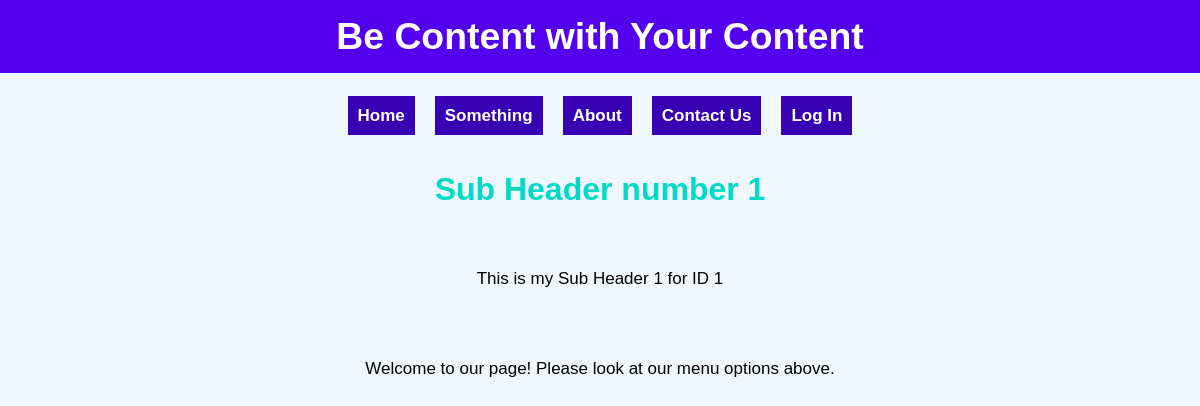
The app's page /Index.php?PageId=5, older data.
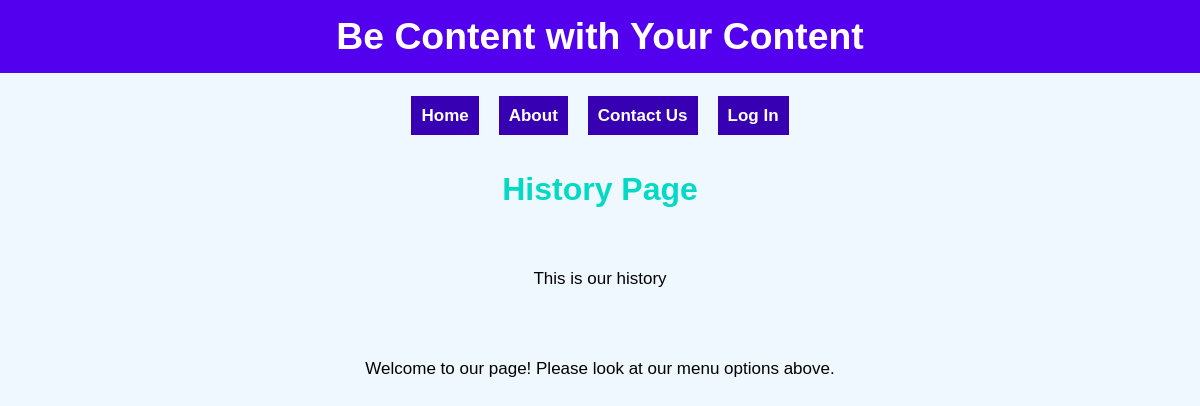
The same page, newer data.
### tables this page shows
create table if not exists WebElements(
 id int not null AUTO_INCREMENT PRIMARY KEY,
 Title varchar(25) Not null,
 Header varchar(25),
 SubText varchar(225),
 ParentPage int DEFAULT 0,
 SortOrder int DEFAULT 2,
 isActive int
);

### dbConnector.php (called while the page is built, shortened)
<?php
function MyPagesGet($dbConn, $Parent = 0) {
    $query = "SELECT id, Title, Header, SubText
              FROM WebElements
              WHERE isActive = 1
              AND ParentPage = ?
              ORDER BY ParentPage ASC, SortOrder ASC;";
    $stmt = $dbConn->prepare($query);
    $stmt->bind_param("s", $Parent);
    $stmt->execute();
    return $stmt->get_result();
}
function PageContentGet($dbConn, $Id) {
    $query = "SELECT id, Title, Header, SubText
              FROM WebElements
              WHERE isActive = 1
              AND id = ?";
    $stmt = $dbConn->prepare($query);
    $stmt->bind_param("s", $Id);
    $stmt->execute();
    $return = $stmt->get_result();
    return $return;
}
?>

### Helper.php (the view, shortened to what this page needs)
<?php
include_once "dbConnector.php";
?>
<?php
function MenuDisplay($dataset) {
    if ($dataset){
        while($row = mysqli_fetch_array($dataset)){
            echo '<a href="Index.php?PageId=' . $row['id'] .  '" >' . $row['Title'] . '</a>';
        }
    }
    else {
        echo "No menu items<br />";
        echo mysqli_error($myDbConn);
    }
}
function PageDisplay($PageData) {
    if ($PageData){
        $row = mysqli_fetch_array($PageData);
        echo ' <h2> ' . $row['Header'] .  ' </h2> <br />';
        echo ' <p> ' . $row['SubText'] .  '</p> <br />';
    }
    else {
        echo "No Page data to display <br />";
    }
}
?>

Row changes from the older to the newer data that the page shows:
removed webelements: Title "Something"
changed webelements: Header "Sub Header number 1" → "History Page"; SubText "This is my Sub Header 1 for ID 1" → "This is our history"
